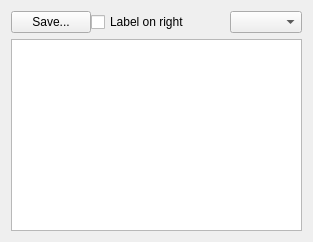
       <widget class="QWidget" name="tab_8">
        <attribute name="title">
         <string>TMA</string>
        </attribute>
        <layout class="QVBoxLayout" name="verticalLayout_15">
         <item>
          <layout class="QHBoxLayout" name="horizontalLayout_15">
           <property name="spacing">
            <number>0</number>
           </property>
           <property name="bottomMargin">
            <number>0</number>
           </property>
           <item>
            <widget class="QPushButton" name="pushButton">
             <property name="text">
              <string>Save...</string>
             </property>
             <property name="icon">
              <iconset resource="icons.qrc">
               <normaloff>:/icons/icons/save.xpm</normaloff>:/icons/icons/save.xpm</iconset>
             </property>
            </widget>
           </item>
           <item>
            <widget class="QCheckBox" name="label_on_right">
             <property name="text">
              <string>Label on right</string>
             </property>
            </widget>
           </item>
           <item>
            <spacer name="horizontalSpacer_3">
             <property name="orientation">
              <enum>Qt::Horizontal</enum>
             </property>
             <property name="sizeHint" stdset="0">
              <size>
               <width>40</width>
               <height>20</height>
              </size>
             </property>
            </spacer>
           </item>
           <item>
            <widget class="QComboBox" name="tma_feature"/>
           </item>
          </layout>
         </item>
         <item>
          <widget class="QTableWidget" name="tma_table"/>
         </item>
        </layout>
       </widget>
